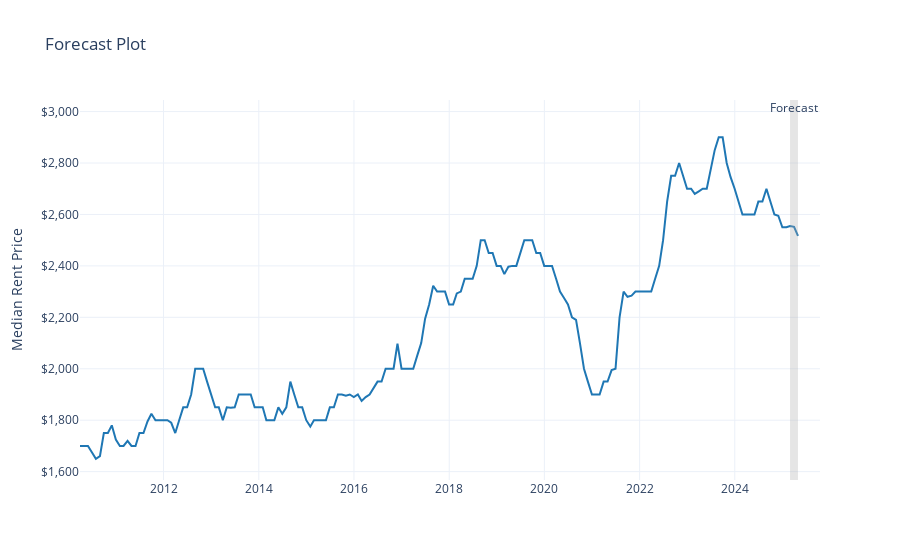

Source (notebook cell):
### Markdown cell above
## Forecast

### Code cell
LR.fit(y, future_covariates=cov)

forecast = LR.predict(3, y, future_covariates=cov)


FORECAST_PATH = "forecasts"
df_final = convert_forecast(y1.pd_dataframe(), forecast.pd_dataframe())
plot_forecast(df_final, target2).show()

### Figure 1 — Plotly figure (JSON) as saved in the notebook; plotly's stock layout.template omitted (floating-point values rounded to 4 significant figures; data arrays with more than 128 entries replaced by an {"elided": "..."} marker saying what was removed)
{"data": [{"line": {"color": "#1f77b4"}, "mode": "lines", "name": "Median Rent Price", "type": "scatter", "x": {"elided": "182 str values"}, "y": {"elided": "182 int values"}}], "layout": {"annotations": [{"showarrow": false, "text": "Forecast", "x": "2025-03-30T12:00:00", "xanchor": "center", "y": 3015.0, "yanchor": "middle"}], "shapes": [{"fillcolor": "rgba(169, 169, 169, 0.3)", "line": {"width": 0}, "type": "rect", "x0": "2025-02-28T00:00:00", "x1": "2025-04-30T00:00:00", "y0": 1568.0, "y1": 3045}], "title": {"text": "Forecast Plot"}, "yaxis": {"range": [1568.0, 3045], "tickformat": "$,.0f", "title": {"text": "Median Rent Price"}}}}
